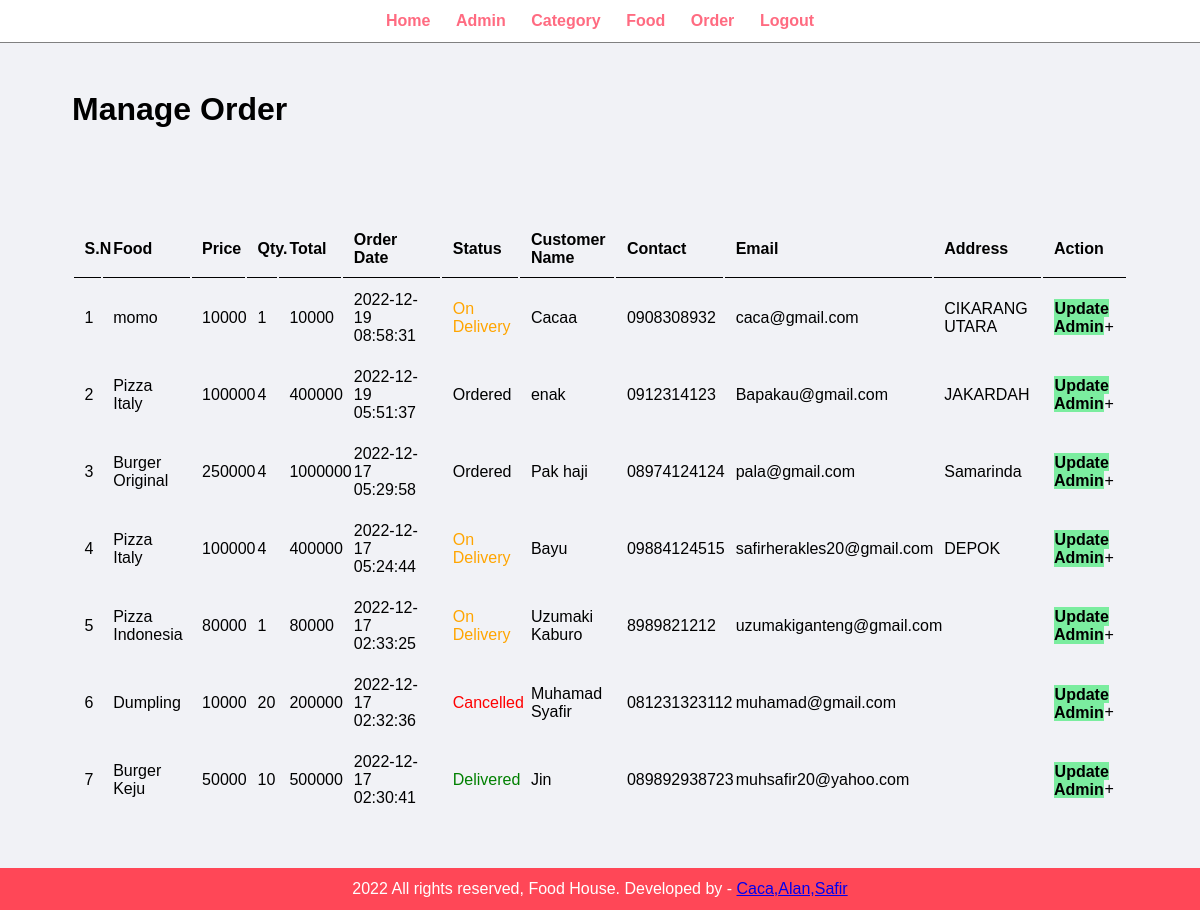
The page /admin/manage-order.php (signed in) on the database its author committed.
### tables this page shows
CREATE TABLE `tbl_order` (
  `id` int(10) UNSIGNED NOT NULL,
  `food` varchar(150) NOT NULL,
  `price` int(255) NOT NULL,
  `qty` int(11) NOT NULL,
  `total` int(255) NOT NULL,
  `order_date` datetime NOT NULL,
  `status` varchar(50) NOT NULL,
  `customer_name` varchar(150) NOT NULL,
  `customer_contact` varchar(20) NOT NULL,
  `customer_email` varchar(150) NOT NULL,
  `customer_address` varchar(255) NOT NULL
);

### admin/manage-order.php (the view, shortened to what this page needs)
<?php include('partials/menu.php'); ?>
<div class="main-content">
    <div class="wrapper">
    <h1>Manage Order</h1>
            <br /><br /><br />
            <br><br>
            <table class="tbl-full">
                <tr>
                    <th>S.N</th>
                    <th>Food</th>
                    <th>Price</th>
                    <th>Qty.</th>
                    <th>Total</th>
                    <th>Order Date</th>
                    <th>Status</th>
                    <th>Customer Name</th>
                    <th>Contact</th>
                    <th>Email</th>
                    <th>Address</th>
                    <th>Action</th>
                </tr>
                <?php
                    $sql = "SELECT * FROM tbl_order ORDER BY id DESC";
                    $res = mysqli_query($conn ,$sql);
                    $count = mysqli_num_rows($res);
                    $sn = 1;
                    if($count>0)
                    {
                        while($row=mysqli_fetch_assoc($res))
                        {
                            $id = $row['id'];
                            $food = $row['food'];
                            $price = $row['price'];
                            $qty = $row['qty'];
                            $total = $row['total'];
                            $order_date = $row['order_date'];
                            $status = $row['status'];
                            $customer_name = $row['customer_name'];
                            $customer_contact = $row['customer_contact'];
                            $customer_email = $row['customer_email'];
                            $customer_address = $row['customer_address'];
                            ?>
                                <tr>
                                    <td><?php echo $sn++; ?></td>
                                    <td><?php echo $food; ?></td>
                                    <td><?php echo $price; ?></td>
                                    <td><?php echo $qty; ?></td>
                                    <td><?php echo $total; ?></td>
                                    <td><?php echo $order_date; ?></td>
                                    <td>
                                        <?php
                                            if($status=="Ordered")
                                            {
                                                echo "<label>$status</label>";
                                            }
                                            elseif($status=="On Delivery")
                                            {
                                                echo "<label style='color: orange;'>$status</label>";
                                            }
                                            elseif($status=="Delivered")
                                            {
                                                echo "<label style='color: green;'>$status</label>";
                                            }
                                            elseif($status=="Cancelled")
                                            {
                                                echo "<label style='color: red;'>$status</label>";
                                            }
                                        ?>
                                    </td>
                                    <td><?php echo $customer_name; ?></td>
                                    <td><?php echo $customer_contact; ?></td>
                                    <td><?php echo $customer_email; ?></td>
                                    <td><?php echo $customer_address; ?></td>
                                    <td>
                                        <a href="<?php echo SITEURL; ?>admin/update-order.php?id=<?php echo $id; ?>" class="btn-secondary">Update Admin</a>+
                                    </td>
                                </tr>
                            <?php
                        }
                    }
                    else
                    {
                        echo "<tr><td colspan='12' class='error'>Order not available</td></tr>";
                    }
                ?>
            </table>
    </div>
</div>
<?php include('partials/footer.php'); ?>

### css/admin.css (style rules this page uses)
* { margin: 0; padding: 0; font-family: arial,helvetica,sans-serif; }
.wrapper { padding: 1%; width: 88%; margin: 0 auto }
.tbl-full { width: 100%; }
table tr th { border-bottom: 1px solid black; padding:1%; text-align:left; }
table tr td { padding:1%; }
.btn-secondary { background-color:#7bed9f; padding: 1%; color: black; text-decoration: none; font-weight: bold; }
.main-content { background-color: #f1f2f6; padding: 3% 0; }

### rows shown on the page
tbl_order: food "momo", price "10000", qty "1", total "10000", order_date "2022-12-19 08:58:31", status "On Delivery", customer_name "Cacaa", customer_contact "0908308932", customer_email "caca@gmail.com", customer_address "CIKARANG UTARA"
tbl_order: food "Pizza Italy", price "100000", qty "4", total "400000", order_date "2022-12-19 05:51:37", status "Ordered", customer_name "enak", customer_contact "0912314123", customer_email "Bapakau@gmail.com", customer_address "JAKARDAH"
tbl_order: food "Burger Original", price "250000", qty "4", total "1000000", order_date "2022-12-17 05:29:58", status "Ordered", customer_name "Pak haji", customer_contact "08974124124", customer_email "pala@gmail.com", customer_address "Samarinda"
tbl_order: food "Pizza Italy", price "100000", qty "4", total "400000", order_date "2022-12-17 05:24:44", status "On Delivery", customer_name "Bayu", customer_contact "09884124515", customer_email "safirherakles20@gmail.com", customer_address "DEPOK"
tbl_order: food "Pizza Indonesia", price "80000", qty "1", total "80000", order_date "2022-12-17 02:33:25", status "On Delivery", customer_name "Uzumaki Kaburo", customer_contact "8989821212", customer_email "uzumakiganteng@gmail.com"
tbl_order: food "Dumpling", price "10000", qty "20", total "200000", order_date "2022-12-17 02:32:36", status "Cancelled", customer_name "Muhamad Syafir", customer_contact "081231323112", customer_email "muhamad@gmail.com"
tbl_order: food "Burger Keju", price "50000", qty "10", total "500000", order_date "2022-12-17 02:30:41", status "Delivered", customer_name "Jin", customer_contact "089892938723", customer_email "muhsafir20@yahoo.com"
